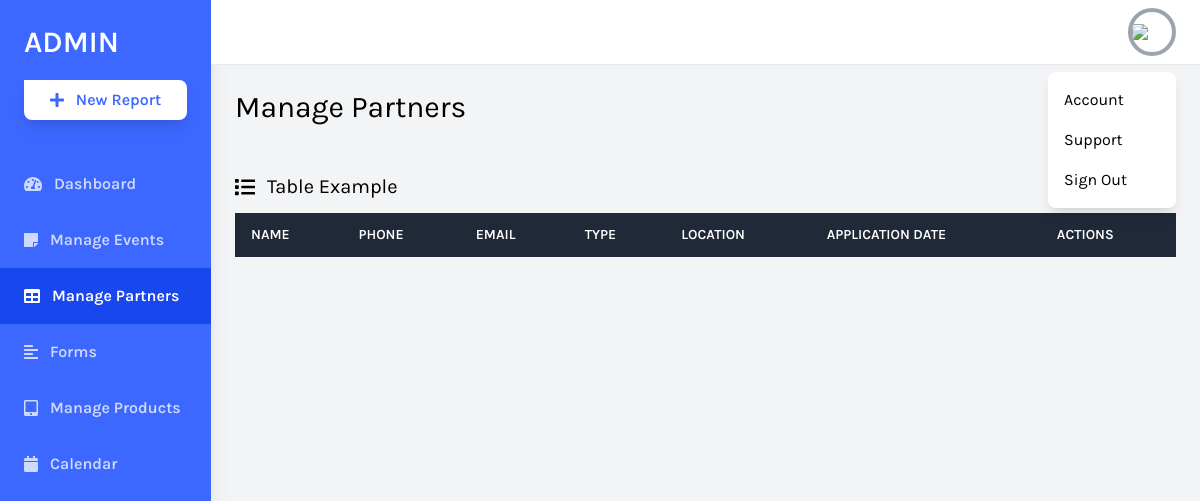
The page /daskboard/partners.php on the database as committed earlier.
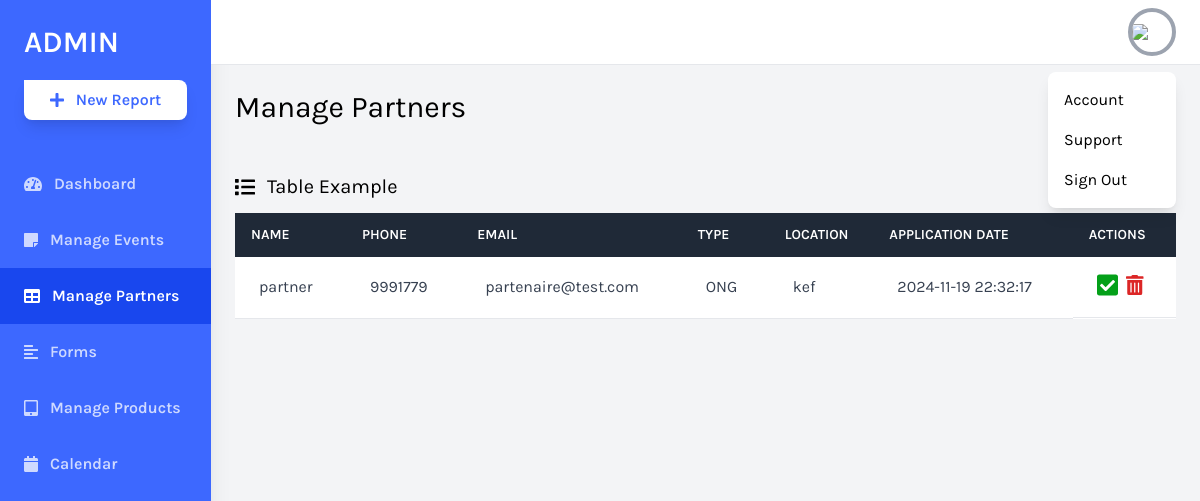
The same page on the database as committed later.
### tables this page shows
CREATE TABLE `partenaires` (
  `IDpartenaire` int(11) NOT NULL,
  `role` varchar(30) NOT NULL,
  `email` varchar(30) NOT NULL,
  `password` varchar(30) NOT NULL,
  `username` varchar(30) NOT NULL,
  `typepartenaire` varchar(30) NOT NULL,
  `location` varchar(30) NOT NULL,
  `tel` varchar(30) NOT NULL,
  `statue` tinyint(1) NOT NULL,
  `dateapplication` timestamp NOT NULL DEFAULT current_timestamp() ON UPDATE current_timestamp()
);

### daskboard/partners.php (the view, shortened to what the changed rows need)
<?php
include "conn.php";
$req = "select * from partenaires where statue = 0";
$res = mysqli_query($conn, $req);
?>
<!DOCTYPE html>
<html lang="en">
<head>
    <link href="https://cdnjs.cloudflare.com/ajax/libs/tailwindcss/2.2.19/tailwind.min.css" rel="stylesheet">
</head>
<body class="bg-gray-100 font-family-karla flex">
    <div class="relative w-full flex flex-col h-screen overflow-y-hidden">
        <div class="w-full h-screen overflow-x-hidden border-t flex flex-col">
            <main class="w-full flex-grow p-6">
                <h1 class="text-3xl text-black pb-6">Manage Partners</h1>
                <div class="w-full mt-6">
                    <div class="bg-white overflow-auto">
                        <table class="min-w-full bg-white">
                            <thead class="bg-gray-800 text-white">
                                <tr>
                                    <th class="text-left py-3 px-4 uppercase font-semibold text-sm">Name</th>
                                    <th class="text-left py-3 px-4 uppercase font-semibold text-sm">Phone</th>
                                    <th class="text-left py-3 px-4 uppercase font-semibold text-sm">Email</td>
                                    <th class="text-left py-3 px-4 uppercase font-semibold text-sm">Type</td>
                                    <th class="text-left py-3 px-4 uppercase font-semibold text-sm">Location</td>
                                    <th class="text-left py-3 px-4 uppercase font-semibold text-sm">Application date
                                    <th class="text-left py-3 px-4 uppercase font-semibold text-sm">Actions</td>
                                </tr>
                            </thead>
                            <tbody class="text-gray-700">
                            <tr>
                            <?php
                                    if(mysqli_num_rows($res)) {
                                        while($row = mysqli_fetch_assoc($res)) {
                                            echo "<td class='py-4 px-6 border-b border-grey-light'>" .$row['username'] ."</td>";
                                            echo "<td class='py-4 px-6 border-b border-grey-light'>" .$row['tel'] ."</td>";
                                            echo "<td class='py-4 px-6 border-b border-grey-light'>" .$row['email'] ."</td>";
                                            echo "<td class='py-4 px-6 border-b border-grey-light'>" .$row['typepartenaire'] ."</td>";
                                            echo "<td class='py-4 px-6 border-b border-grey-light'>" .$row['location'] ."</td>";
                                            echo "<td class='py-4 px-6 border-b border-grey-light'>" .$row['dateapplication'] ."</td>";
                                            echo "<td class='py-4 px-6 border-b border-grey-light flex items-center '>
                                      <a href='partnersAccept.php?IDpartenaire=".$row['IDpartenaire']."'>
                                            <i class='fas fa-check-square text-2xl'
                                                style='color: rgb(4, 160, 25);'></i></a>
                                        <a href='partnersReject.php?IDpartenaire=".$row['IDpartenaire']."'>
                                            <i class='fas fa-trash-alt text-xl text-red-600 ml-2'
                                                aria-hidden='true'></i></a>
                                    </td>
                                </tr>";
                                        }
                                    }
                                    ?>
                            </tbody>
                        </table>
                    </div>
                </div>
            </main>
        </div>
    </div>
</body>
</html>

Rows that differ between the two databases and show on the page:
added partenaires: username "partner", tel "9991779", email "partenaire@test.com", typepartenaire "ONG", location "kef", dateapplication "2024-11-19 22:32:17"
